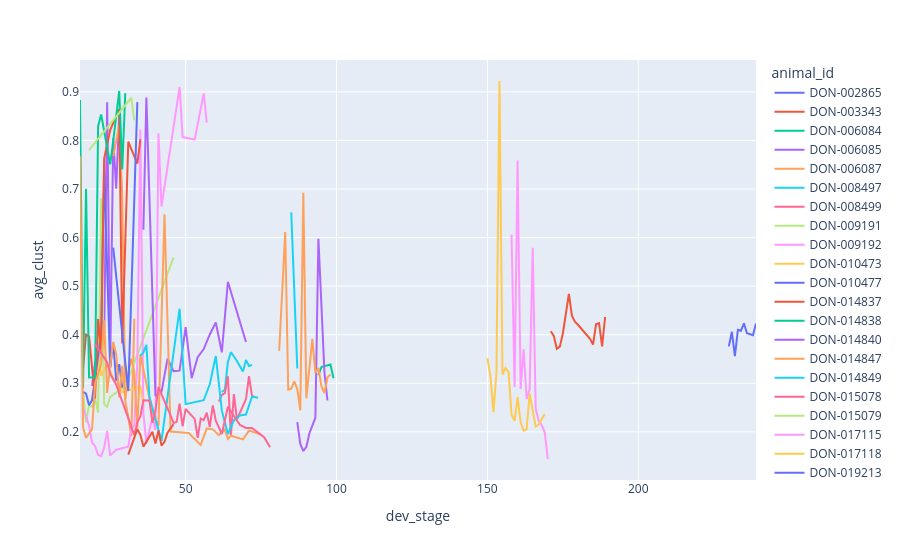

Notebook code for this chart:
### Code cell
fig = px.line(
    summaries_df_connect_thresh, x="dev_stage", y="avg_clust", color="animal_id"
)
fig.show()

### Figure 1 — Plotly figure (JSON) as saved in the notebook; plotly's stock layout.template omitted (floating-point values rounded to 4 significant figures)
{"data": [{"hovertemplate": "animal_id=DON-002865<br>dev_stage=%{x}<br>avg_clust=%{y}<extra></extra>", "legendgroup": "DON-002865", "line": {"color": "#636efa", "dash": "solid"}, "marker": {"symbol": "circle"}, "mode": "lines", "name": "DON-002865", "orientation": "v", "showlegend": true, "type": "scatter", "x": [230, 231, 232, 233, 234, 235, 236, 238, 239], "xaxis": "x", "y": [0.376, 0.406, 0.356, 0.41, 0.408, 0.4235, 0.403, 0.399, 0.423], "yaxis": "y"}, {"hovertemplate": "animal_id=DON-003343<br>dev_stage=%{x}<br>avg_clust=%{y}<extra></extra>", "legendgroup": "DON-003343", "line": {"color": "#EF553B", "dash": "solid"}, "marker": {"symbol": "circle"}, "mode": "lines", "name": "DON-003343", "orientation": "v", "showlegend": true, "type": "scatter", "x": [171, 172, 173, 174, 175, 177, 178, 179, 180, 184, 185, 186, 187, 188, 189], "xaxis": "x", "y": [0.407, 0.3975, 0.371, 0.3755, 0.4025, 0.484, 0.439, 0.427, 0.4205, 0.3915, 0.3795, 0.4215, 0.424, 0.376, 0.4365], "yaxis": "y"}, {"hovertemplate": "animal_id=DON-006084<br>dev_stage=%{x}<br>avg_clust=%{y}<extra></extra>", "legendgroup": "DON-006084", "line": {"color": "#00cc96", "dash": "solid"}, "marker": {"symbol": "circle"}, "mode": "lines", "name": "DON-006084", "orientation": "v", "showlegend": true, "type": "scatter", "x": [20], "xaxis": "x", "y": [0.538], "yaxis": "y"}, {"hovertemplate": "animal_id=DON-006085<br>dev_stage=%{x}<br>avg_clust=%{y}<extra></extra>", "legendgroup": "DON-006085", "line": {"color": "#ab63fa", "dash": "solid"}, "marker": {"symbol": "circle"}, "mode": "lines", "name": "DON-006085", "orientation": "v", "showlegend": true, "type": "scatter", "x": [19, 20, 22, 23, 24, 25, 26, 27, 28], "xaxis": "x", "y": [0.2945, 0.3435, 0.349, 0.384, 0.8785, 0.3325, 0.805, 0.7005, 0.8545], "yaxis": "y"}, {"hovertemplate": "animal_id=DON-006087<br>dev_stage=%{x}<br>avg_clust=%{y}<extra></extra>", "legendgroup": "DON-006087", "line": {"color": "#FFA15A", "dash": "solid"}, "marker": {"symbol": "circle"}, "mode": "lines", "name": "DON-006087", "orientation": "v", "showlegend": true, "type": "scatter", "x": [26, 28, 29, 30, 31, 32, 33], "xaxis": "x", "y": [0.7675, 0.832, 0.686, 0.264, 0.23, 0.1915, 0.433], "yaxis": "y"}, {"hovertemplate": "animal_id=DON-008497<br>dev_stage=%{x}<br>avg_clust=%{y}<extra></extra>", "legendgroup": "DON-008497", "line": {"color": "#19d3f3", "dash": "solid"}, "marker": {"symbol": "circle"}, "mode": "lines", "name": "DON-008497", "orientation": "v", "showlegend": true, "type": "scatter", "x": [62, 63, 64, 65, 67, 69, 70, 71, 72], "xaxis": "x", "y": [0.282, 0.2865, 0.344, 0.364, 0.346, 0.324, 0.348, 0.3355, 0.3375], "yaxis": "y"}, {"hovertemplate": "animal_id=DON-008499<br>dev_stage=%{x}<br>avg_clust=%{y}<extra></extra>", "legendgroup": "DON-008499", "line": {"color": "#FF6692", "dash": "solid"}, "marker": {"symbol": "circle"}, "mode": "lines", "name": "DON-008499", "orientation": "v", "showlegend": true, "type": "scatter", "x": [61, 62, 63, 64, 65, 66, 67, 69, 70, 71, 72, 73], "xaxis": "x", "y": [0.2625, 0.276, 0.2795, 0.3145, 0.1915, 0.2775, 0.2255, 0.2555, 0.267, 0.3145, 0.2735, 0.272], "yaxis": "y"}, {"hovertemplate": "animal_id=DON-009191<br>dev_stage=%{x}<br>avg_clust=%{y}<extra></extra>", "legendgroup": "DON-009191", "line": {"color": "#B6E880", "dash": "solid"}, "marker": {"symbol": "circle"}, "mode": "lines", "name": "DON-009191", "orientation": "v", "showlegend": true, "type": "scatter", "x": [16, 17, 18, 19, 20, 21, 22, 23, 24, 25, 30, 31, 46], "xaxis": "x", "y": [0.283, 0.2195, 0.2565, 0.251, 0.2695, 0.2395, 0.681, 0.257, 0.2515, 0.272, 0.294, 0.309, 0.559], "yaxis": "y"}, {"hovertemplate": "animal_id=DON-009192<br>dev_stage=%{x}<br>avg_clust=%{y}<extra></extra>", "legendgroup": "DON-009192", "line": {"color": "#FF97FF", "dash": "solid"}, "marker": {"symbol": "circle"}, "mode": "lines", "name": "DON-009192", "orientation": "v", "showlegend": true, "type": "scatter", "x": [16, 18, 19, 20, 21, 22, 23, 24, 25, 27, 31, 32, 33, 34, 35, 36, 37, 39, 40, 41, 42, 48, 49, 53, 56, 57], "xaxis": "x", "y": [0.2495, 0.213, 0.178, 0.1705, 0.1525, 0.15, 0.167, 0.202, 0.151, 0.163, 0.1695, 0.2075, 0.2135, 0.343, 0.8225, 0.2375, 0.176, 0.2295, 0.2035, 0.815, 0.664, 0.91, 0.807, 0.802, 0.897, 0.837], "yaxis": "y"}, {"hovertemplate": "animal_id=DON-010473<br>dev_stage=%{x}<br>avg_clust=%{y}<extra></extra>", "legendgroup": "DON-010473", "line": {"color": "#FECB52", "dash": "solid"}, "marker": {"symbol": "circle"}, "mode": "lines", "name": "DON-010473", "orientation": "v", "showlegend": true, "type": "scatter", "x": [21, 22, 24, 26, 27, 29, 35, 36], "xaxis": "x", "y": [0.3975, 0.315, 0.341, 0.3105, 0.309, 0.2815, 0.2925, 0.255], "yaxis": "y"}, {"hovertemplate": "animal_id=DON-010477<br>dev_stage=%{x}<br>avg_clust=%{y}<extra></extra>", "legendgroup": "DON-010477", "line": {"color": "#636efa", "dash": "solid"}, "marker": {"symbol": "circle"}, "mode": "lines", "name": "DON-010477", "orientation": "v", "showlegend": true, "type": "scatter", "x": [16, 17, 18, 19, 22, 23, 25, 26, 27, 28, 29], "xaxis": "x", "y": [0.2825, 0.2785, 0.2545, 0.265, 0.401, 0.743, 0.332, 0.3835, 0.3055, 0.3395, 0.291], "yaxis": "y"}, {"hovertemplate": "animal_id=DON-014837<br>dev_stage=%{x}<br>avg_clust=%{y}<extra></extra>", "legendgroup": "DON-014837", "line": {"color": "#EF553B", "dash": "solid"}, "marker": {"symbol": "circle"}, "mode": "lines", "name": "DON-014837", "orientation": "v", "showlegend": true, "type": "scatter", "x": [16, 17, 18, 19, 20, 21, 22, 23, 25, 28, 29, 31, 34, 35], "xaxis": "x", "y": [0.331, 0.4, 0.3965, 0.332, 0.2685, 0.4325, 0.3665, 0.7625, 0.8215, 0.8645, 0.382, 0.7975, 0.7525, 0.8025], "yaxis": "y"}, {"hovertemplate": "animal_id=DON-014838<br>dev_stage=%{x}<br>avg_clust=%{y}<extra></extra>", "legendgroup": "DON-014838", "line": {"color": "#00cc96", "dash": "solid"}, "marker": {"symbol": "circle"}, "mode": "lines", "name": "DON-014838", "orientation": "v", "showlegend": true, "type": "scatter", "x": [15, 16, 17, 18, 20, 21, 22, 24, 25, 26, 28, 29, 30], "xaxis": "x", "y": [0.8835, 0.2895, 0.7005, 0.312, 0.3125, 0.8295, 0.8535, 0.79, 0.751, 0.798, 0.902, 0.7405, 0.8975], "yaxis": "y"}, {"hovertemplate": "animal_id=DON-014840<br>dev_stage=%{x}<br>avg_clust=%{y}<extra></extra>", "legendgroup": "DON-014840", "line": {"color": "#ab63fa", "dash": "solid"}, "marker": {"symbol": "circle"}, "mode": "lines", "name": "DON-014840", "orientation": "v", "showlegend": true, "type": "scatter", "x": [36, 37, 40, 42, 44, 46, 48, 50, 52, 54, 56, 58, 60, 62, 64, 70], "xaxis": "x", "y": [0.616, 0.8885, 0.274, 0.282, 0.3505, 0.325, 0.326, 0.4155, 0.3105, 0.3535, 0.3705, 0.4005, 0.425, 0.3635, 0.509, 0.385], "yaxis": "y"}, {"hovertemplate": "animal_id=DON-014847<br>dev_stage=%{x}<br>avg_clust=%{y}<extra></extra>", "legendgroup": "DON-014847", "line": {"color": "#FFA15A", "dash": "solid"}, "marker": {"symbol": "circle"}, "mode": "lines", "name": "DON-014847", "orientation": "v", "showlegend": true, "type": "scatter", "x": [15, 16, 17, 18, 19, 20, 22, 23, 24, 25, 26, 27, 28, 29, 30, 31, 32, 33, 34, 35, 37, 39, 41, 43, 45, 51, 55, 57, 59, 61, 63, 64, 65, 69, 71, 75], "xaxis": "x", "y": [0.7675, 0.209, 0.1875, 0.1965, 0.2055, 0.2995, 0.339, 0.4295, 0.28, 0.3375, 0.385, 0.36, 0.271, 0.336, 0.266, 0.3215, 0.3505, 0.323, 0.207, 0.359, 0.299, 0.239, 0.212, 0.648, 0.2005, 0.1975, 0.173, 0.207, 0.205, 0.193, 0.2045, 0.1855, 0.192, 0.1845, 0.2025, 0.1945], "yaxis": "y"}, {"hovertemplate": "animal_id=DON-014849<br>dev_stage=%{x}<br>avg_clust=%{y}<extra></extra>", "legendgroup": "DON-014849", "line": {"color": "#19d3f3", "dash": "solid"}, "marker": {"symbol": "circle"}, "mode": "lines", "name": "DON-014849", "orientation": "v", "showlegend": true, "type": "scatter", "x": [35, 36, 37, 38, 42, 48, 50, 56, 58, 60, 62, 64, 66, 68, 70, 72, 74], "xaxis": "x", "y": [0.3565, 0.3635, 0.379, 0.272, 0.1815, 0.4535, 0.257, 0.265, 0.298, 0.356, 0.2435, 0.1955, 0.2235, 0.2335, 0.2355, 0.2725, 0.27], "yaxis": "y"}, {"hovertemplate": "animal_id=DON-015078<br>dev_stage=%{x}<br>avg_clust=%{y}<extra></extra>", "legendgroup": "DON-015078", "line": {"color": "#FF6692", "dash": "solid"}, "marker": {"symbol": "circle"}, "mode": "lines", "name": "DON-015078", "orientation": "v", "showlegend": true, "type": "scatter", "x": [20, 24, 25, 27, 33, 34, 35, 36, 38, 39, 40, 41, 45, 46, 47, 48, 49, 50, 53, 54, 55, 56, 57, 58, 59, 60, 62, 64, 68, 70, 72, 76, 78], "xaxis": "x", "y": [0.3805, 0.3435, 0.3195, 0.297, 0.193, 0.22, 0.231, 0.265, 0.2645, 0.2185, 0.244, 0.292, 0.234, 0.218, 0.22, 0.258, 0.2115, 0.247, 0.2265, 0.1875, 0.2275, 0.224, 0.2395, 0.21, 0.2545, 0.223, 0.1955, 0.2515, 0.214, 0.208, 0.208, 0.189, 0.168], "yaxis": "y"}, {"hovertemplate": "animal_id=DON-015079<br>dev_stage=%{x}<br>avg_clust=%{y}<extra></extra>", "legendgroup": "DON-015079", "line": {"color": "#B6E880", "dash": "solid"}, "marker": {"symbol": "circle"}, "mode": "lines", "name": "DON-015079", "orientation": "v", "showlegend": true, "type": "scatter", "x": [18, 32, 33], "xaxis": "x", "y": [0.78, 0.888, 0.8415], "yaxis": "y"}, {"hovertemplate": "animal_id=DON-017115<br>dev_stage=%{x}<br>avg_clust=%{y}<extra></extra>", "legendgroup": "DON-017115", "line": {"color": "#FF97FF", "dash": "solid"}, "marker": {"symbol": "circle"}, "mode": "lines", "name": "DON-017115", "orientation": "v", "showlegend": true, "type": "scatter", "x": [158, 159, 160, 161, 162, 163, 164, 165, 166, 167, 168, 169, 170], "xaxis": "x", "y": [0.6065, 0.2925, 0.759, 0.288, 0.37, 0.2675, 0.288, 0.579, 0.2475, 0.2225, 0.2135, 0.199, 0.144], "yaxis": "y"}, {"hovertemplate": "animal_id=DON-017118<br>dev_stage=%{x}<br>avg_clust=%{y}<extra></extra>", "legendgroup": "DON-017118", "line": {"color": "#FECB52", "dash": "solid"}, "marker": {"symbol": "circle"}, "mode": "lines", "name": "DON-017118", "orientation": "v", "showlegend": true, "type": "scatter", "x": [150, 151, 152, 153, 154, 155, 156, 157, 158, 159, 160, 161, 162, 163, 164, 166, 167, 169], "xaxis": "x", "y": [0.3515, 0.314, 0.2405, 0.322, 0.9225, 0.318, 0.3315, 0.323, 0.235, 0.2225, 0.2715, 0.2195, 0.2025, 0.205, 0.2785, 0.211, 0.215, 0.2365], "yaxis": "y"}, {"hovertemplate": "animal_id=DON-019213<br>dev_stage=%{x}<br>avg_clust=%{y}<extra></extra>", "legendgroup": "DON-019213", "line": {"color": "#636efa", "dash": "solid"}, "marker": {"symbol": "circle"}, "mode": "lines", "name": "DON-019213", "orientation": "v", "showlegend": true, "type": "scatter", "x": [26, 31, 34], "xaxis": "x", "y": [0.5795, 0.284, 0.879], "yaxis": "y"}, {"hovertemplate": "animal_id=DON-019542<br>dev_stage=%{x}<br>avg_clust=%{y}<extra></extra>", "legendgroup": "DON-019542", "line": {"color": "#EF553B", "dash": "solid"}, "marker": {"symbol": "circle"}, "mode": "lines", "name": "DON-019542", "orientation": "v", "showlegend": true, "type": "scatter", "x": [31, 34, 35, 36, 39, 40, 41, 42, 43, 44, 46], "xaxis": "x", "y": [0.153, 0.2055, 0.194, 0.1695, 0.2, 0.176, 0.203, 0.1715, 0.1795, 0.198, 0.2155], "yaxis": "y"}, {"hovertemplate": "animal_id=DON-019608<br>dev_stage=%{x}<br>avg_clust=%{y}<extra></extra>", "legendgroup": "DON-019608", "line": {"color": "#00cc96", "dash": "solid"}, "marker": {"symbol": "circle"}, "mode": "lines", "name": "DON-019608", "orientation": "v", "showlegend": true, "type": "scatter", "x": [94, 95, 98, 99], "xaxis": "x", "y": [0.3165, 0.3335, 0.3385, 0.3105], "yaxis": "y"}, {"hovertemplate": "animal_id=DON-019609<br>dev_stage=%{x}<br>avg_clust=%{y}<extra></extra>", "legendgroup": "DON-019609", "line": {"color": "#ab63fa", "dash": "solid"}, "marker": {"symbol": "circle"}, "mode": "lines", "name": "DON-019609", "orientation": "v", "showlegend": true, "type": "scatter", "x": [87, 88, 89, 90, 91, 93, 94, 96, 97], "xaxis": "x", "y": [0.22, 0.175, 0.1605, 0.169, 0.1965, 0.229, 0.5975, 0.3225, 0.2645], "yaxis": "y"}, {"hovertemplate": "animal_id=DON-019747<br>dev_stage=%{x}<br>avg_clust=%{y}<extra></extra>", "legendgroup": "DON-019747", "line": {"color": "#FFA15A", "dash": "solid"}, "marker": {"symbol": "circle"}, "mode": "lines", "name": "DON-019747", "orientation": "v", "showlegend": true, "type": "scatter", "x": [81, 83, 84, 85, 86, 87, 88, 89, 90, 91, 92, 93, 94, 95, 96, 97, 98], "xaxis": "x", "y": [0.367, 0.6115, 0.287, 0.289, 0.304, 0.288, 0.244, 0.6925, 0.269, 0.332, 0.3915, 0.321, 0.3315, 0.294, 0.2795, 0.3125, 0.318], "yaxis": "y"}, {"hovertemplate": "animal_id=DON-019748<br>dev_stage=%{x}<br>avg_clust=%{y}<extra></extra>", "legendgroup": "DON-019748", "line": {"color": "#19d3f3", "dash": "solid"}, "marker": {"symbol": "circle"}, "mode": "lines", "name": "DON-019748", "orientation": "v", "showlegend": true, "type": "scatter", "x": [85, 87], "xaxis": "x", "y": [0.652, 0.3305], "yaxis": "y"}], "layout": {"legend": {"title": {"text": "animal_id"}, "tracegroupgap": 0}, "margin": {"t": 60}, "xaxis": {"anchor": "y", "domain": [0.0, 1.0], "title": {"text": "dev_stage"}}, "yaxis": {"anchor": "x", "domain": [0.0, 1.0], "title": {"text": "avg_clust"}}}}
